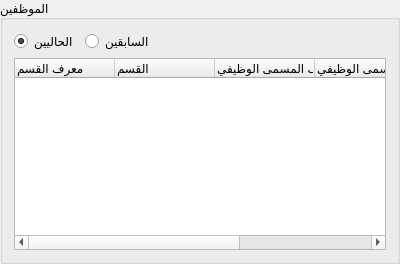
        <widget class="QGroupBox" name="load_employees_table">
         <property name="minimumSize">
          <size>
           <width>400</width>
           <height>0</height>
          </size>
         </property>
         <property name="title">
          <string>الموظفين</string>
         </property>
         <layout class="QGridLayout" name="gridLayout_52">
          <item row="0" column="2">
           <spacer name="horizontalSpacer_33">
            <property name="orientation">
             <enum>Qt::Horizontal</enum>
            </property>
            <property name="sizeHint" stdset="0">
             <size>
              <width>40</width>
              <height>20</height>
             </size>
            </property>
           </spacer>
          </item>
          <item row="0" column="0">
           <widget class="QRadioButton" name="loans_current_employees">
            <property name="text">
             <string>الحاليين</string>
            </property>
            <property name="checked">
             <bool>true</bool>
            </property>
           </widget>
          </item>
          <item row="0" column="1">
           <widget class="QRadioButton" name="loans_resigned_employees">
            <property name="text">
             <string>السابقين</string>
            </property>
           </widget>
          </item>
          <item row="1" column="0" colspan="4">
           <widget class="QTreeWidget" name="loans_employees_tree">
            <column>
             <property name="text">
              <string>معرف القسم</string>
             </property>
            </column>
            <column>
             <property name="text">
              <string>القسم</string>
             </property>
            </column>
            <column>
             <property name="text">
              <string>معرف المسمى الوظيفي</string>
             </property>
            </column>
            <column>
             <property name="text">
              <string>المسمى الوظيفي</string>
             </property>
            </column>
            <column>
             <property name="text">
              <string>معرف الموظف</string>
             </property>
            </column>
            <column>
             <property name="text">
              <string>الموظف</string>
             </property>
            </column>
           </widget>
          </item>
         </layout>
        </widget>
